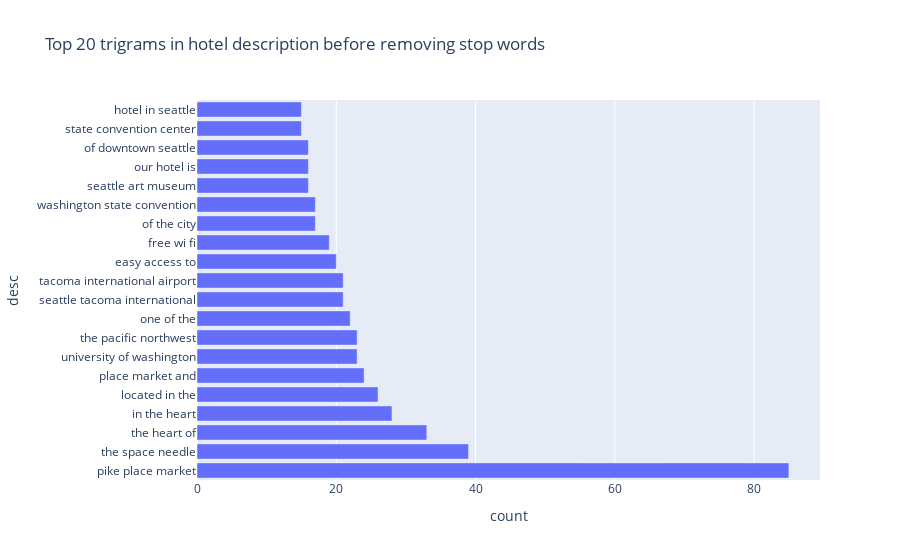

The notebook cell saved with this chart:
### Markdown cell above
### Trigrams Frequency Distribution Before Removing Stop Word

### Code cell
def get_top_n_trigram(corpus, n=None):
    vec = CountVectorizer(ngram_range=(3, 3)).fit(corpus)
    bag_of_words = vec.transform(corpus)
    sum_words = bag_of_words.sum(axis=0) 
    words_freq = [(word, sum_words[0, idx]) for word, idx in vec.vocabulary_.items()]
    words_freq =sorted(words_freq, key = lambda x: x[1], reverse=True)
    return words_freq[:n]
common_words = get_top_n_trigram(df['desc'], 20)
df5 = pd.DataFrame(common_words, columns = ['desc' , 'count'])
top_trigram_with_stop_words = df5.groupby('desc').sum()['count'].sort_values(ascending=False)
fig = px.bar(top_trigram_with_stop_words, x="count", y=top_trigram_with_stop_words.index, title="Top 20 trigrams in hotel description before removing stop words", orientation='h')
fig.show()

### Figure 1 — Plotly figure (JSON) as saved in the notebook; plotly's stock layout.template omitted (floating-point values rounded to 4 significant figures)
{"data": [{"alignmentgroup": "True", "hovertemplate": "count=%{x}<br>desc=%{y}<extra></extra>", "legendgroup": "", "marker": {"color": "#636efa", "pattern": {"shape": ""}}, "name": "", "offsetgroup": "", "orientation": "h", "showlegend": false, "textposition": "auto", "type": "bar", "x": [85, 39, 33, 28, 26, 24, 23, 23, 22, 21, 21, 20, 19, 17, 17, 16, 16, 16, 15, 15], "xaxis": "x", "y": ["pike place market", "the space needle", "the heart of", "in the heart", "located in the", "place market and", "university of washington", "the pacific northwest", "one of the", "seattle tacoma international", "tacoma international airport", "easy access to", "free wi fi", "of the city", "washington state convention", "seattle art museum", "our hotel is", "of downtown seattle", "state convention center", "hotel in seattle"], "yaxis": "y"}], "layout": {"barmode": "relative", "legend": {"tracegroupgap": 0}, "title": {"text": "Top 20 trigrams in hotel description before removing stop words"}, "xaxis": {"anchor": "y", "domain": [0, 1], "title": {"text": "count"}}, "yaxis": {"anchor": "x", "domain": [0, 1], "title": {"text": "desc"}}}}
